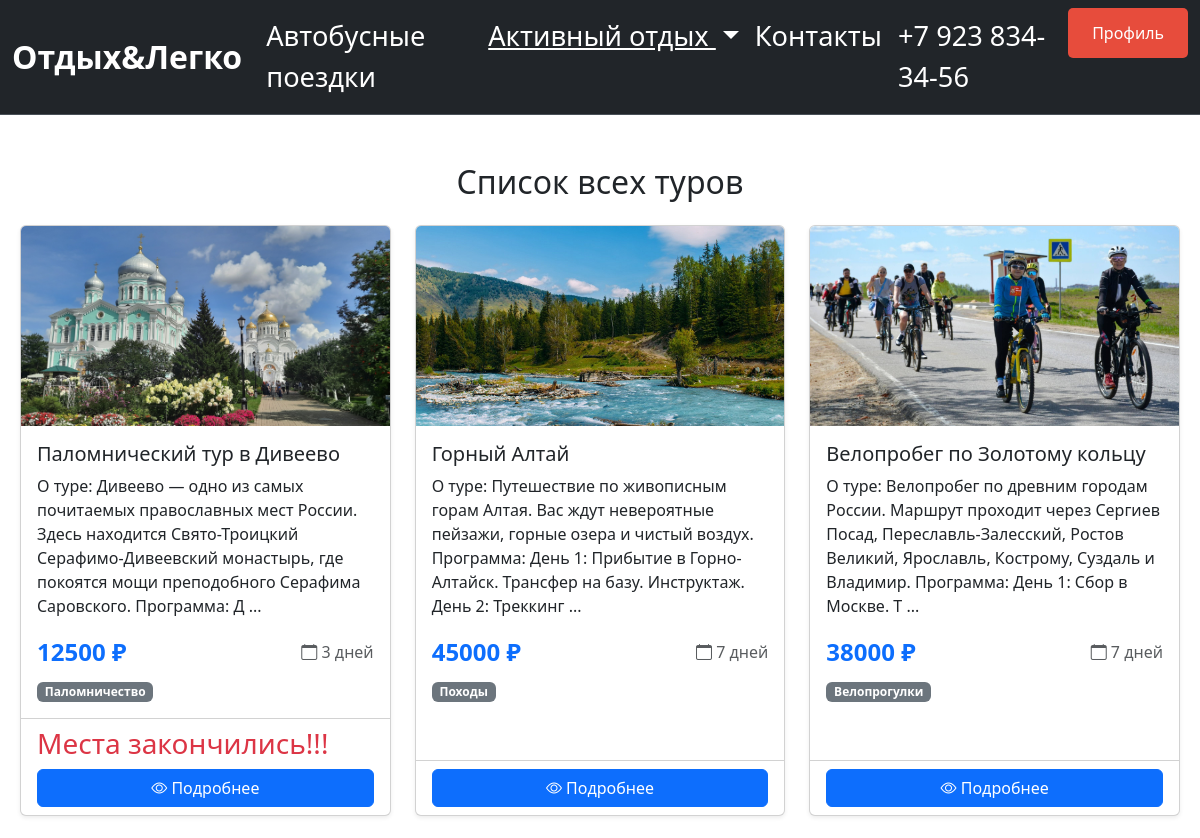
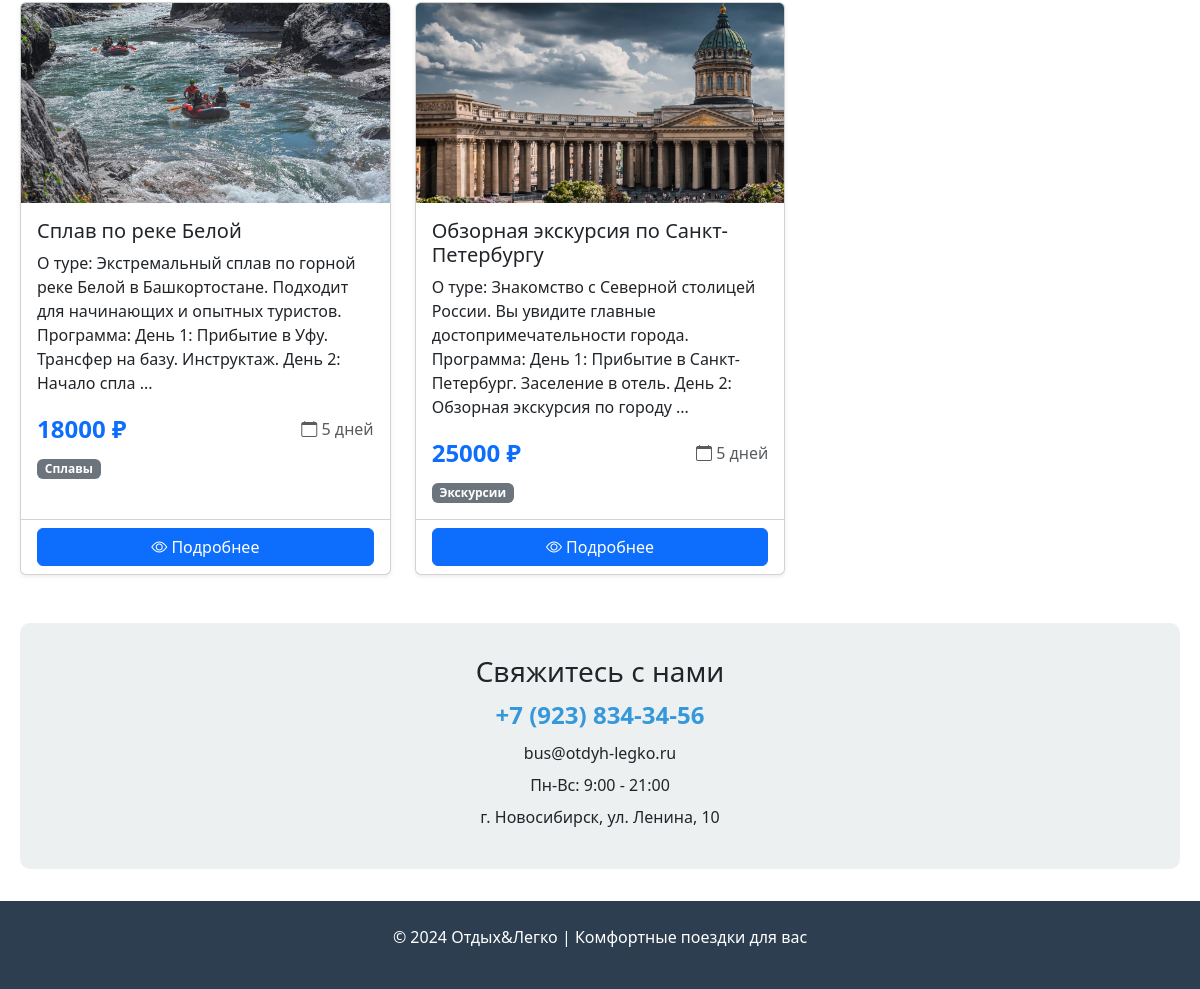
Screenshot of /all_tour (signed in) with the database file from the repository (2 pictures, top to bottom).
### data/tours.py (models this page shows, shortened)
class Tours(SqlAlchemyBase, SerializerMixin):
    __tablename__ = 'tours'
    id = sqlalchemy.Column(sqlalchemy.Integer,
                           primary_key=True, autoincrement=True)
    category_id = sqlalchemy.Column(sqlalchemy.Integer,
                                    sqlalchemy.ForeignKey("category.id"))
    title = sqlalchemy.Column(sqlalchemy.String,
                              nullable=True)
    content = sqlalchemy.Column(sqlalchemy.TEXT,
                                nullable=True)
    is_published = sqlalchemy.Column(sqlalchemy.Boolean,
                                     default=True)
    free_pl = sqlalchemy.Column(sqlalchemy.Integer)
    duration = sqlalchemy.Column(sqlalchemy.Integer, default=3)
    price = sqlalchemy.Column(sqlalchemy.Integer, default=10000)
    img = sqlalchemy.Column(sqlalchemy.String,
                            nullable=False)
    user_id = sqlalchemy.Column(sqlalchemy.Integer, sqlalchemy.ForeignKey("users.id"))
    category = orm.relationship("Category", back_populates='tours')
    cart_items = orm.relationship('CartItem', back_populates='tour', cascade='all, delete-orphan')
    author = orm.relationship("Users", foreign_keys=[user_id], backref='created_tours')

class Category(SqlAlchemyBase, SerializerMixin):
    __tablename__ = 'category'
    id = sqlalchemy.Column(sqlalchemy.Integer,
                           primary_key=True,
                           autoincrement=True)
    name = sqlalchemy.Column(sqlalchemy.String,
                             nullable=True)
    tours = orm.relationship("Tours", cascade="all, delete", back_populates='category')

### main.py (the view)
@app.route('/tours/active')
@app.route('/all_tour')
def all_tour():
    db_sess = db_session.create_session()
    tours = db_sess.query(Tours).all()
    tours_in_cart_ids = []
    if current_user.is_authenticated:
        cart_items = db_sess.query(CartItem).filter(
            CartItem.user_id == current_user.id
        ).all()
        tours_in_cart_ids = [item.tour_id for item in cart_items]
    return render_template('all_tour.html',
                           title='Список всех туров',
                           tours=tours,
                           active=True,
                           tours_in_cart_ids=tours_in_cart_ids)

### data/db_session.py (called while the page is built)
def create_session() -> Session:
    global __factory
    return __factory()

### main.py (called while the page is built)
@login_manager.user_loader
def load_user(user_id):
    db_sess = db_session.create_session()
    return db_sess.query(Users).get(user_id)

### templates/all_tour.html (shortened to what this page needs)
{% extends "base.html" %}
{% block content %}
<div class="container my-5">
  <h2 class="text-center mb-4">{{ title if title else 'Наши туры' }}</h2>
  {% if tours %}
  <div class="row row-cols-1 row-cols-md-3 g-4">
    {% for tour in tours %}
    {% if (not current_category or current_category == tour.category.name) and tour.is_published %}
    <div class="col">
      <div class="card h-100 shadow-sm">
        {% if tour.img %}
        <img src="{{ url_for('static', filename='img/' + tour.img) }}" class="card-img-top" alt="{{ tour.title }}" style="height: 200px; object-fit: cover;">
        {% else %}
        <img src="https://via.placeholder.com/300x200?text=Нет+фото" class="card-img-top" alt="Нет изображения" style="height: 200px; object-fit: cover;">
        {% endif %}
        <div class="card-body">
          <h5 class="card-title">{{ tour.title }}</h5>
          <div class="card-text">
            {% if tour.content %}
              {{ tour.content[:200]|safe if tour.content|length > 200 else tour.content|safe }}
              {% if tour.content|length > 200 %}...{% endif %}
            {% else %}
              <p class="text-muted">Описание временно недоступно</p>
            {% endif %}
          </div>
          <div class="d-flex justify-content-between align-items-center mt-3">
            <span class="text-primary fw-bold fs-4">{{ tour.price }} ₽</span>
            <span class="text-muted"><i class="bi bi-calendar"></i> {{ tour.duration }} дней</span>
          </div>
          {% if tour.category %}
          <div class="mt-2">
            <span class="badge bg-secondary">{{ tour.category.name }}</span>
          </div>
          {% endif %}
        </div>
        <div class="card-footer bg-transparent">
          {% if tour.free_pl == 0 %}
            <h3 class="text-danger">Места закончились!!!</h3>
          {% endif %}
          <a href="/tour/inf/{{ tour.id }}" class="btn btn-primary w-100">
            <i class="bi bi-eye"></i> Подробнее
          </a>
        </div>
      </div>
    </div>
    {% endif %}
    {% endfor %}
  </div>
  {% endif %}
</div>
{% endblock %}

### templates/base.html (style rules this page uses)
.container { max-width: 1200px; margin: 0 auto; padding: 0 20px; }

### rows the page displays
Tours: img (picture), title "Паломнический тур в Дивеево", content "О туре: Дивеево — одно из самых почитаемых православных мест России. Здесь находится Свято-Троицкий Серафимо-Дивеевский монастырь, где покоятся мощи преподобного Серафима Саровского. Программа: Д", price "12500", duration "3", category.name "Паломничество", free_pl "Места закончились!!!"
Tours: img (picture), title "Горный Алтай", content "О туре: Путешествие по живописным горам Алтая. Вас ждут невероятные пейзажи, горные озера и чистый воздух. Программа: День 1: Прибытие в Горно-Алтайск. Трансфер на базу. Инструктаж. День 2: Треккинг", price "45000", duration "7", category.name "Походы"
Tours: img (picture), title "Велопробег по Золотому кольцу", content "О туре: Велопробег по древним городам России. Маршрут проходит через Сергиев Посад, Переславль-Залесский, Ростов Великий, Ярославль, Кострому, Суздаль и Владимир. Программа: День 1: Сбор в Москве. Т", price "38000", duration "7", category.name "Велопрогулки"
Tours: img (picture), title "Сплав по реке Белой", content "О туре: Экстремальный сплав по горной реке Белой в Башкортостане. Подходит для начинающих и опытных туристов. Программа: День 1: Прибытие в Уфу. Трансфер на базу. Инструктаж. День 2: Начало спла", price "18000", duration "5", category.name "Сплавы"
Tours: img (picture), title "Обзорная экскурсия по Санкт-Петербургу", content "О туре: Знакомство с Северной столицей России. Вы увидите главные достопримечательности города. Программа: День 1: Прибытие в Санкт-Петербург. Заселение в отель. День 2: Обзорная экскурсия по городу", price "25000", duration "5", category.name "Экскурсии"

### other values shown
{{ title if title else 'Наши туры' }} "Список всех туров"
